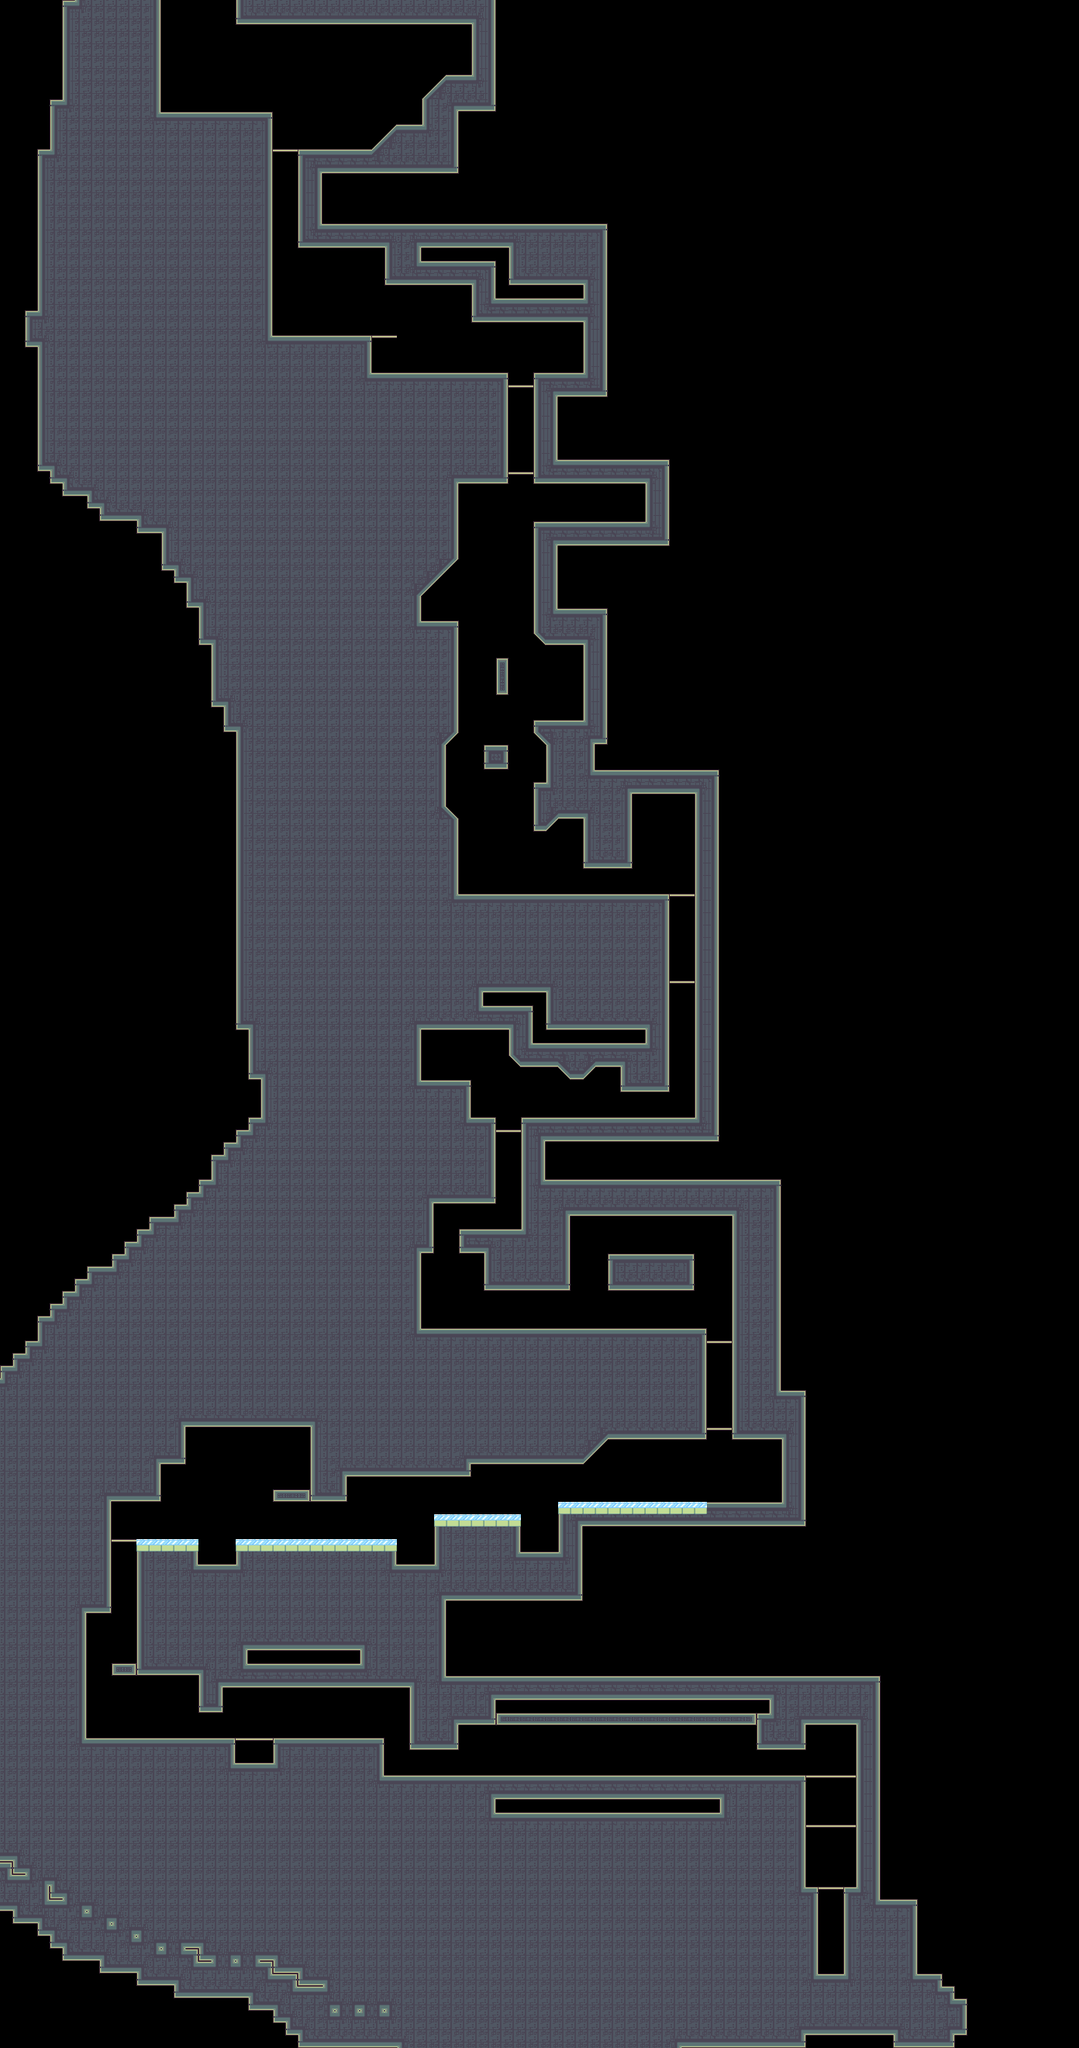

The image is a tile-based game level rendered from a .tmx file. Its description and source (layers, tilesets, objects; grid data summarised) follow:
An orthogonal 87x165 tile map with 16x16 px tiles, 1 tile layer (Tile Layer 1), 1 hidden layer not drawn.

<map version="1.0" orientation="orthogonal" renderorder="right-down" width="87" height="165" tilewidth="16" tileheight="16" nextobjectid="1">
 <tileset firstgid="1" name="0_GAUNTLET_BASIN" tilewidth="16" tileheight="16" tilecount="600" columns="20">
  <image source="../../../tileset/0_GAUNTLET_BASIN.png" width="320" height="480" />
  <terraintypes>
   <terrain name="Basic" tile="-1" />
   <terrain name="Thin_V" tile="-1" />
   <terrain name="Thin_H" tile="-1" />
   <terrain name="Eraser" tile="-1" />
  </terraintypes>
  <tile id="8" terrain=",,,3" />
  <tile id="9" terrain=",,3,3" />
  <tile id="10" terrain=",,3," />
  <tile id="11" terrain="3,3,3," />
  <tile id="12" terrain="3,3,,3" />
  <tile id="28" terrain=",3,,3" />
  <tile id="29" terrain="3,3,3,3" />
  <tile id="30" terrain="3,,3," />
  <tile id="31" terrain="3,,3,3" />
  <tile id="32" terrain=",3,3,3" />
  <tile id="48" terrain=",3,," />
  <tile id="49" terrain="3,3,," />
  <tile id="50" terrain="3,,," />
  <tile id="80" terrain=",,,0" />
  <tile id="81" terrain=",,0,0" />
  <tile id="82" terrain=",,0," />
  <tile id="88" terrain=",,,1" />
  <tile id="89" terrain=",,1,1" />
  <tile id="90" terrain=",,1," />
  <tile id="92" terrain=",,,2" />
  <tile id="93" terrain=",,2,2" />
  <tile id="94" terrain=",,2," />
  <tile id="100" terrain=",0,,0" />
  <tile id="101" terrain="0,0,0,0" />
  <tile id="102" terrain="0,,0," />
  <tile id="105" terrain="0,0,0," />
  <tile id="106" terrain="0,0,,0" />
  <tile id="108" terrain=",1,,1" />
  <tile id="109" terrain="1,1,1,1" />
  <tile id="110" terrain="1,,1," />
  <tile id="112" terrain=",2,,2" />
  <tile id="113" terrain="2,2,2,2" />
  <tile id="114" terrain="2,,2," />
  <tile id="120" terrain=",0,," />
  <tile id="121" terrain="0,0,," />
  <tile id="122" terrain="0,,," />
  <tile id="125" terrain="0,,0,0" />
  <tile id="126" terrain=",0,0,0" />
  <tile id="128" terrain=",1,," />
  <tile id="129" terrain="1,1,," />
  <tile id="130" terrain="1,,," />
  <tile id="132" terrain=",2,," />
  <tile id="133" terrain="2,2,," />
  <tile id="134" terrain="2,,," />
 </tileset>
 <imagelayer name="Image Layer 1" visible="0">
  <image source="../../../../_noncrypt_assets/pngexports/BASIN_G1.png" />
 </imagelayer>
 <layer name="Tile Layer 1" width="87" height="165">
  <data>[14355 cells, 6069 non-empty, 29 distinct tile ids]</data>
 </layer>
</map>